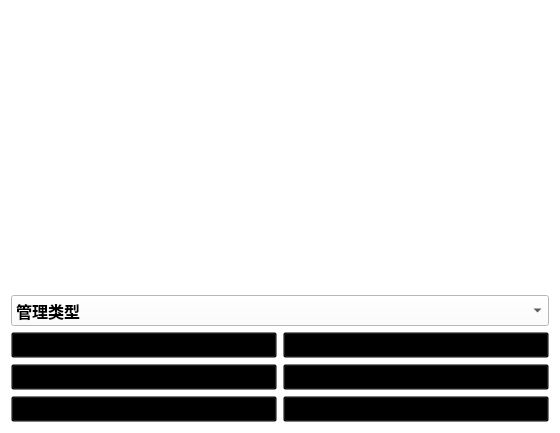
<?xml version="1.0" encoding="UTF-8"?>
<ui version="4.0">
 <class>studentMgmt</class>
 <widget class="QWidget" name="studentMgmt">
  <property name="geometry">
   <rect>
    <x>0</x>
    <y>0</y>
    <width>560</width>
    <height>433</height>
   </rect>
  </property>
  <property name="windowTitle">
   <string>Form</string>
  </property>
  <property name="styleSheet">
   <string notr="true">QWidget{
    background-color:rgba(0,0,0,0);
}</string>
  </property>
  <layout class="QVBoxLayout" name="verticalLayout">
   <item>
    <widget class="QTableView" name="tableView">
     <property name="styleSheet">
      <string notr="true">QTableView{
    background-color:rgba(0,0,0,0);
}</string>
     </property>
    </widget>
   </item>
   <item>
    <widget class="QComboBox" name="comboBox">
     <property name="minimumSize">
      <size>
       <width>0</width>
       <height>30</height>
      </size>
     </property>
     <property name="font">
      <font>
       <family>Agency FB</family>
       <pointsize>12</pointsize>
       <weight>75</weight>
       <bold>true</bold>
      </font>
     </property>
     <property name="toolTipDuration">
      <number>-1</number>
     </property>
     <property name="layoutDirection">
      <enum>Qt::LeftToRight</enum>
     </property>
     <property name="styleSheet">
      <string notr="true">QComboBox{
background-color: white;
}</string>
     </property>
     <item>
      <property name="text">
       <string>管理类型</string>
      </property>
     </item>
     <item>
      <property name="text">
       <string>成员管理</string>
      </property>
     </item>
     <item>
      <property name="text">
       <string>入团申请</string>
      </property>
     </item>
    </widget>
   </item>
   <item>
    <layout class="QHBoxLayout" name="horizontalLayout">
     <item>
      <widget class="QPushButton" name="btn_del">
       <property name="styleSheet">
        <string notr="true">QPushButton{
    background-color:rgba(0,0,0,0);
}</string>
       </property>
       <property name="text">
        <string>移出社团</string>
       </property>
      </widget>
     </item>
     <item>
      <widget class="QPushButton" name="btn_up">
       <property name="styleSheet">
        <string notr="true">QPushButton{
    background-color:rgba(0,0,0,0);
}</string>
       </property>
       <property name="text">
        <string>任命</string>
       </property>
      </widget>
     </item>
    </layout>
   </item>
   <item>
    <layout class="QHBoxLayout" name="horizontalLayout_2">
     <item>
      <widget class="QPushButton" name="btn_agree">
       <property name="styleSheet">
        <string notr="true">QPushButton{
    background-color:rgba(0,0,0,0);
}</string>
       </property>
       <property name="text">
        <string>同意</string>
       </property>
      </widget>
     </item>
     <item>
      <widget class="QPushButton" name="btn_refuse">
       <property name="styleSheet">
        <string notr="true">QPushButton{
    background-color:rgba(0,0,0,0);
}</string>
       </property>
       <property name="text">
        <string>拒绝</string>
       </property>
      </widget>
     </item>
    </layout>
   </item>
   <item>
    <layout class="QHBoxLayout" name="horizontalLayout_3">
     <item>
      <widget class="QPushButton" name="btn_save">
       <property name="styleSheet">
        <string notr="true">QPushButton{
    background-color:rgba(0,0,0,0);
}</string>
       </property>
       <property name="text">
        <string>导出</string>
       </property>
      </widget>
     </item>
     <item>
      <widget class="QPushButton" name="btn_input">
       <property name="styleSheet">
        <string notr="true">QPushButton{
    background-color:rgba(0,0,0,0);
}</string>
       </property>
       <property name="text">
        <string>导入</string>
       </property>
      </widget>
     </item>
    </layout>
   </item>
  </layout>
 </widget>
 <resources/>
 <connections/>
</ui>
